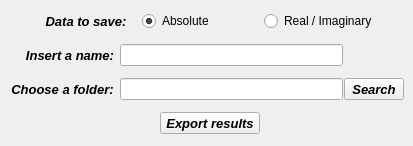
       <widget class="QWidget" name="tab_3">
        <attribute name="title">
         <string>Export</string>
        </attribute>
        <widget class="QWidget" name="verticalLayoutWidget_8">
         <property name="geometry">
          <rect>
           <x>344</x>
           <y>76</y>
           <width>60</width>
           <height>27</height>
          </rect>
         </property>
         <layout class="QVBoxLayout" name="verticalLayout_8">
          <item>
           <widget class="QToolButton" name="toolButton_ChooseFolderExport">
            <property name="maximumSize">
             <size>
              <width>100</width>
              <height>16777215</height>
             </size>
            </property>
            <property name="font">
             <font>
              <family>Arial</family>
              <pointsize>10</pointsize>
              <weight>75</weight>
              <italic>true</italic>
              <bold>true</bold>
             </font>
            </property>
            <property name="text">
             <string>Search</string>
            </property>
           </widget>
          </item>
         </layout>
        </widget>
        <widget class="QWidget" name="verticalLayoutWidget_3">
         <property name="geometry">
          <rect>
           <x>4</x>
           <y>76</y>
           <width>117</width>
           <height>27</height>
          </rect>
         </property>
         <layout class="QVBoxLayout" name="verticalLayout_3">
          <item>
           <widget class="QLabel" name="label_5">
            <property name="minimumSize">
             <size>
              <width>85</width>
              <height>20</height>
             </size>
            </property>
            <property name="maximumSize">
             <size>
              <width>200</width>
              <height>20</height>
             </size>
            </property>
            <property name="font">
             <font>
              <family>Arial</family>
              <pointsize>10</pointsize>
              <weight>75</weight>
              <italic>true</italic>
              <bold>true</bold>
             </font>
            </property>
            <property name="text">
             <string>Choose a folder:</string>
            </property>
            <property name="alignment">
             <set>Qt::AlignCenter</set>
            </property>
           </widget>
          </item>
         </layout>
        </widget>
        <widget class="QWidget" name="verticalLayoutWidget_7">
         <property name="geometry">
          <rect>
           <x>120</x>
           <y>76</y>
           <width>223</width>
           <height>27</height>
          </rect>
         </property>
         <layout class="QVBoxLayout" name="verticalLayout_7">
          <item>
           <widget class="QLineEdit" name="lineEdit_SaveResultsPath">
            <property name="font">
             <font>
              <pointsize>8</pointsize>
              <weight>50</weight>
              <italic>false</italic>
              <bold>false</bold>
             </font>
            </property>
            <property name="layoutDirection">
             <enum>Qt::LeftToRight</enum>
            </property>
            <property name="alignment">
             <set>Qt::AlignCenter</set>
            </property>
           </widget>
          </item>
         </layout>
        </widget>
        <widget class="QWidget" name="verticalLayoutWidget_4">
         <property name="geometry">
          <rect>
           <x>20</x>
           <y>42</y>
           <width>102</width>
           <height>27</height>
          </rect>
         </property>
         <layout class="QVBoxLayout" name="verticalLayout_4">
          <item>
           <widget class="QLabel" name="label_6">
            <property name="minimumSize">
             <size>
              <width>100</width>
              <height>20</height>
             </size>
            </property>
            <property name="maximumSize">
             <size>
              <width>90</width>
              <height>20</height>
             </size>
            </property>
            <property name="font">
             <font>
              <family>Arial</family>
              <pointsize>10</pointsize>
              <weight>75</weight>
              <italic>true</italic>
              <bold>true</bold>
             </font>
            </property>
            <property name="text">
             <string>Insert a name:</string>
            </property>
            <property name="scaledContents">
             <bool>false</bool>
            </property>
            <property name="alignment">
             <set>Qt::AlignCenter</set>
            </property>
           </widget>
          </item>
         </layout>
        </widget>
        <widget class="QWidget" name="verticalLayoutWidget_16">
         <property name="geometry">
          <rect>
           <x>120</x>
           <y>42</y>
           <width>223</width>
           <height>27</height>
          </rect>
         </property>
         <layout class="QVBoxLayout" name="verticalLayout_16">
          <item>
           <widget class="QLineEdit" name="lineEdit_FileName">
            <property name="font">
             <font>
              <pointsize>8</pointsize>
              <weight>50</weight>
              <italic>false</italic>
              <bold>false</bold>
             </font>
            </property>
            <property name="layoutDirection">
             <enum>Qt::LeftToRight</enum>
            </property>
            <property name="text">
             <string/>
            </property>
            <property name="alignment">
             <set>Qt::AlignCenter</set>
            </property>
           </widget>
          </item>
         </layout>
        </widget>
        <widget class="QWidget" name="verticalLayoutWidget_17">
         <property name="geometry">
          <rect>
           <x>160</x>
           <y>110</y>
           <width>102</width>
           <height>27</height>
          </rect>
         </property>
         <layout class="QVBoxLayout" name="verticalLayout_17">
          <item>
           <widget class="QToolButton" name="toolButton_ExportResults">
            <property name="maximumSize">
             <size>
              <width>100</width>
              <height>16777215</height>
             </size>
            </property>
            <property name="font">
             <font>
              <family>Arial</family>
              <pointsize>10</pointsize>
              <weight>75</weight>
              <italic>true</italic>
              <bold>true</bold>
             </font>
            </property>
            <property name="text">
             <string>Export results</string>
            </property>
           </widget>
          </item>
         </layout>
        </widget>
        <widget class="QWidget" name="horizontalLayoutWidget">
         <property name="geometry">
          <rect>
           <x>36</x>
           <y>8</y>
           <width>343</width>
           <height>27</height>
          </rect>
         </property>
         <layout class="QHBoxLayout" name="horizontalLayout">
          <item>
           <layout class="QVBoxLayout" name="verticalLayout_11">
            <item>
             <widget class="QLabel" name="label_7">
              <property name="minimumSize">
               <size>
                <width>100</width>
                <height>20</height>
               </size>
              </property>
              <property name="maximumSize">
               <size>
                <width>90</width>
                <height>20</height>
               </size>
              </property>
              <property name="font">
               <font>
                <family>Arial</family>
                <pointsize>10</pointsize>
                <weight>75</weight>
                <italic>true</italic>
                <bold>true</bold>
               </font>
              </property>
              <property name="text">
               <string>Data to save:</string>
              </property>
              <property name="scaledContents">
               <bool>false</bool>
              </property>
              <property name="alignment">
               <set>Qt::AlignCenter</set>
              </property>
             </widget>
            </item>
           </layout>
          </item>
          <item>
           <widget class="QRadioButton" name="radioButton_Absolute">
            <property name="text">
             <string>Absolute</string>
            </property>
            <property name="checked">
             <bool>true</bool>
            </property>
           </widget>
          </item>
          <item>
           <widget class="QRadioButton" name="radioButton_Real_Imaginary">
            <property name="text">
             <string>Real / Imaginary</string>
            </property>
            <property name="checked">
             <bool>false</bool>
            </property>
           </widget>
          </item>
         </layout>
        </widget>
       </widget>
